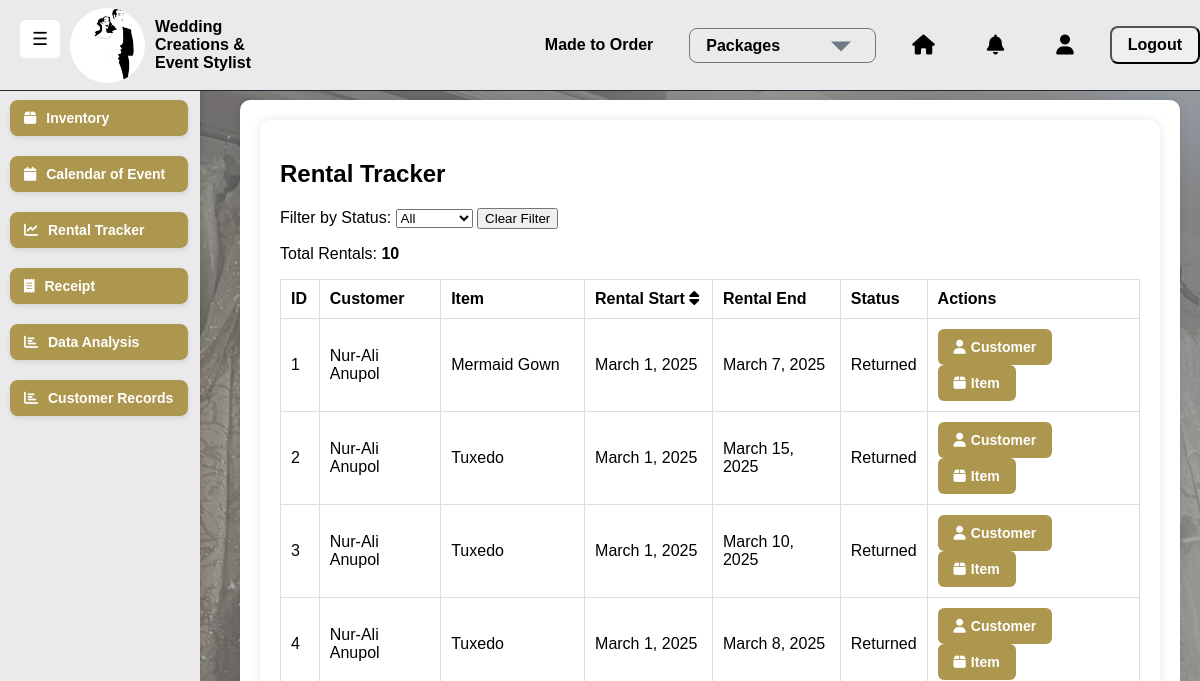
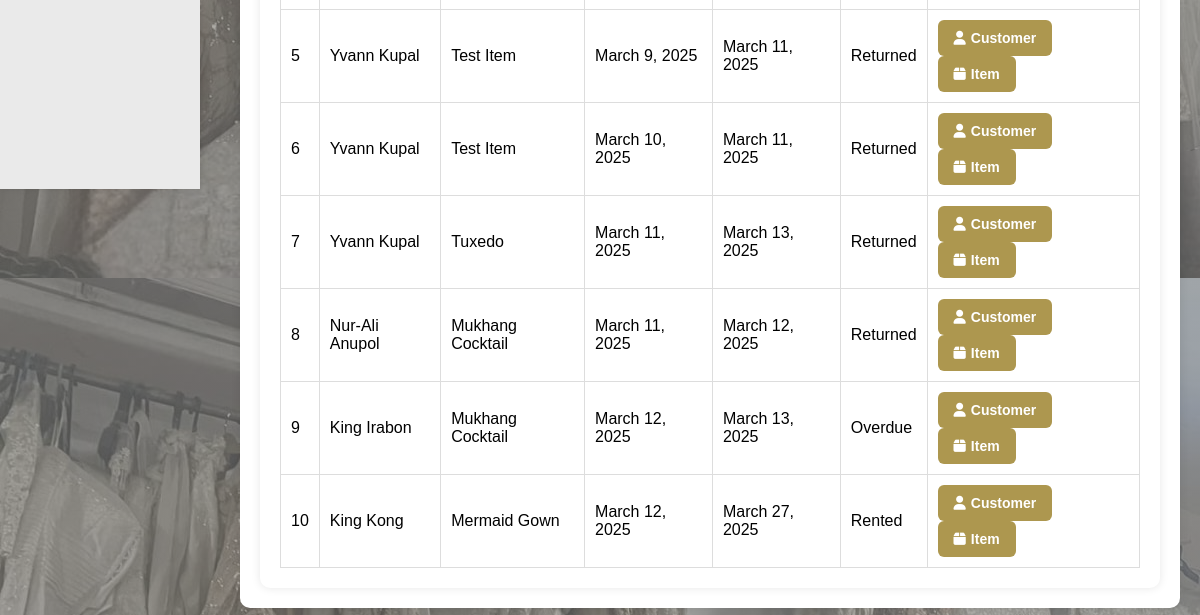
The page /rental-tracker/ (signed in) on the database as committed earlier (2 pictures, top to bottom).
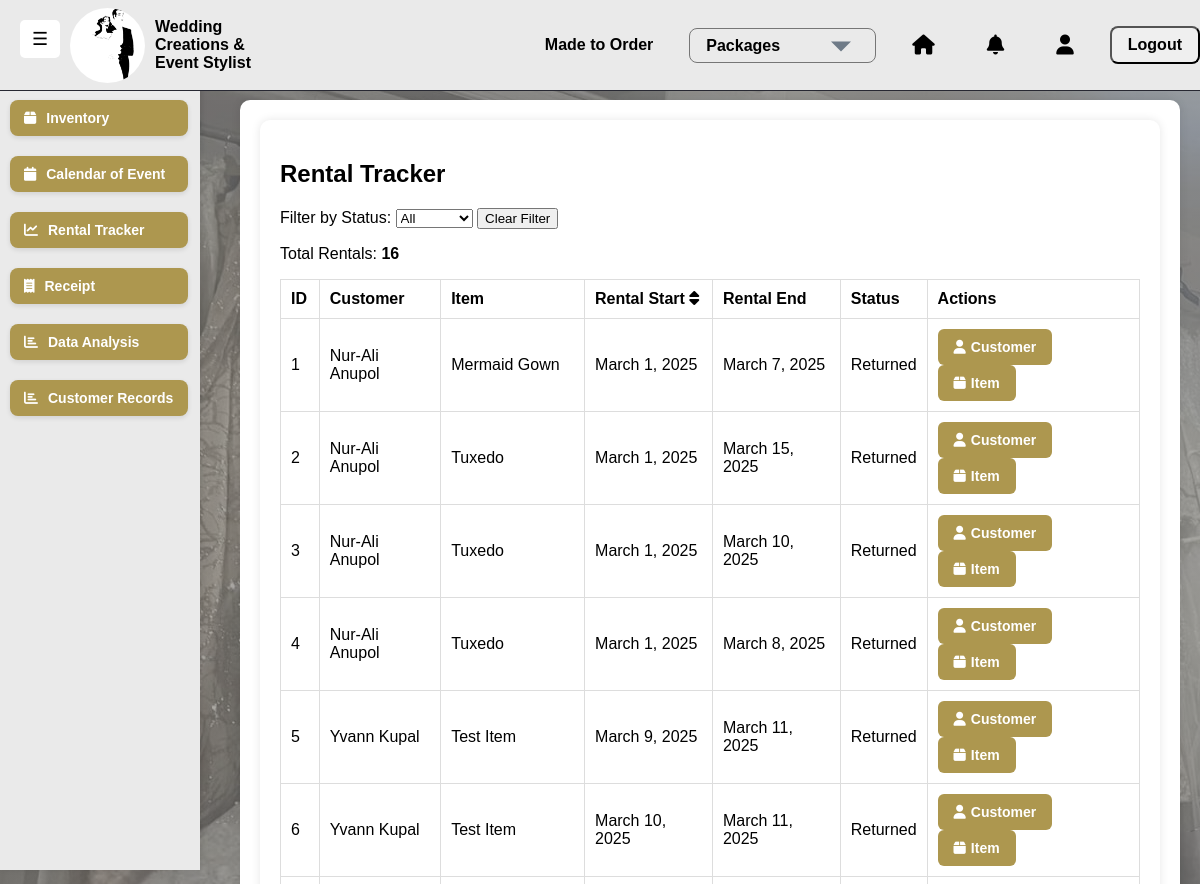
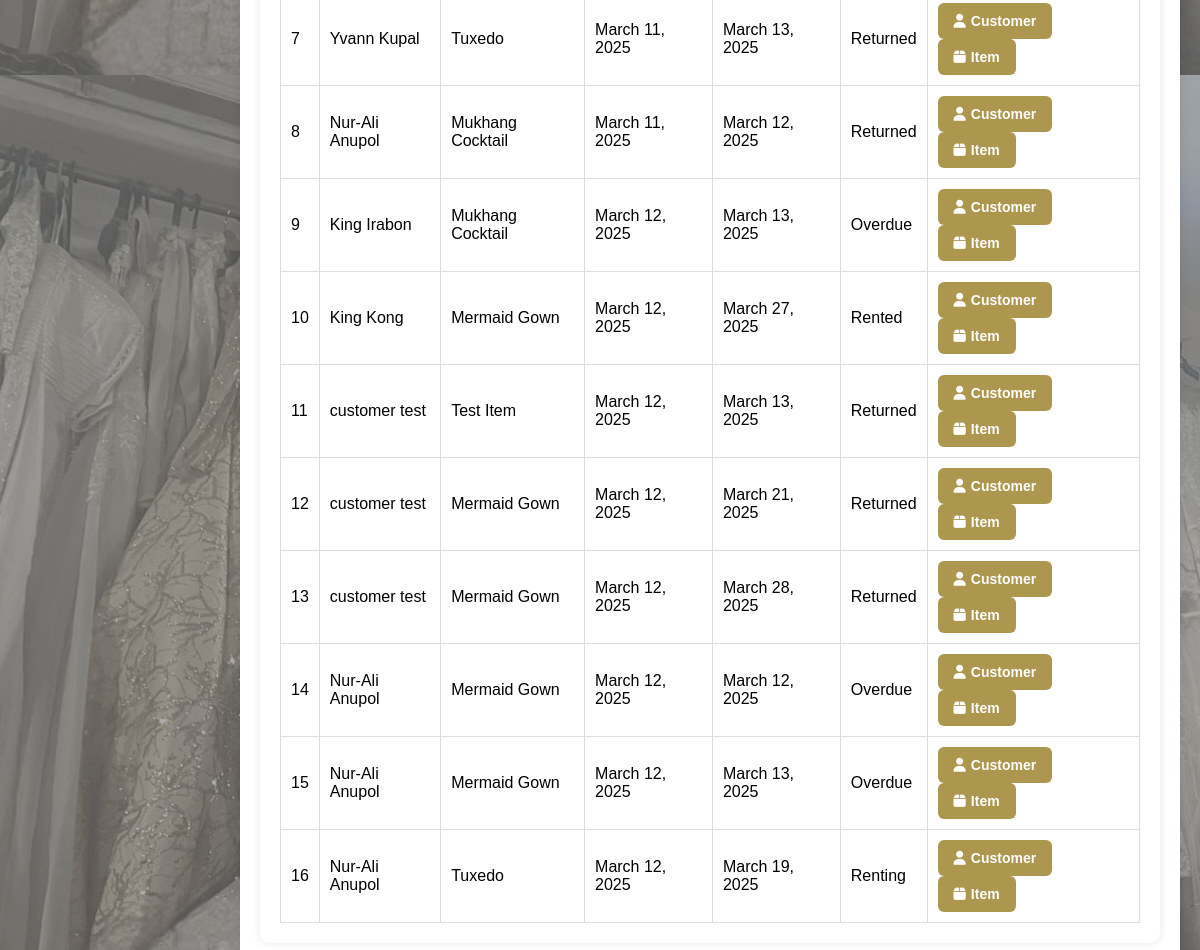
The same page on the database as committed later (2 pictures, top to bottom).
### saritasapp/models.py (models this page shows, shortened)
class Rental(models.Model):
    customer = models.ForeignKey(Customer, on_delete=models.CASCADE, related_name="rentals")
    user = models.ForeignKey(User, on_delete=models.SET_NULL, null=True, blank=True, related_name="managed_rentals")
    inventory = models.ForeignKey(Inventory, on_delete=models.CASCADE, related_name="rentals")
    rental_start = models.DateField()
    rental_end = models.DateField()
    deposit = models.DecimalField(max_digits=10, decimal_places=2, default=10000.00)
    status = models.CharField(max_length=10, choices=[("Rented", "Rented"), ("Returned", "Returned")], default="Rented")

class Customer(models.Model):
    user = models.OneToOneField(User, on_delete=models.CASCADE, related_name="customer", null=True, blank=True)
    first_name = models.CharField(max_length=255)
    last_name = models.CharField(max_length=255)
    email = models.EmailField(unique=True)
    phone = models.CharField(max_length=15, unique=True)
    address = models.TextField(blank=True, null=True)
    created_at = models.DateTimeField(auto_now_add=True)
    image = models.ImageField(upload_to="customers/", null=True, blank=True)

class Inventory(models.Model):
    name = models.CharField(max_length=255)
    category = models.ForeignKey(Category, on_delete=models.CASCADE, related_name="items")
    color = models.ForeignKey(Color, null=True, blank=True, on_delete=models.SET_NULL, related_name="inventory_items")
    size = models.ForeignKey(Size, null=True, blank=True, on_delete=models.SET_NULL, related_name="inventory_items")
    quantity = models.IntegerField(default=0)
    rental_price = models.DecimalField(max_digits=10, decimal_places=2)
    purchase_price = models.DecimalField(max_digits=10, decimal_places=2, null=True, blank=True)
    available = models.BooleanField(default=True)
    image = models.ImageField(upload_to="inventory/", null=True, blank=True)

### saritasapp/views.py (the view)
# urls.py: path('rental-tracker/', views.rental_tracker, name='rental_tracker'),
@login_required
def rental_tracker(request):
    status_filter = request.GET.get('status')
    today = now().date()
    Rental.objects.filter(
        rental_end__lt=today,
        status="Renting"
    ).update(status="Overdue")
    rentals = Rental.objects.select_related('customer', 'inventory')
    if status_filter:
        rentals = rentals.filter(status=status_filter)
    rentals = rentals.order_by('rental_start')
    return render(request, 'saritasapp/rental_tracker.html', {
        'rentals': rentals,
        'today': today
    })

### saritasapp/templates/saritasapp/rental_tracker.html (shortened to what this page needs)
{% extends "saritasapp/base.html" %}
{% load static %}
{% block extra_css %}
    <link rel="stylesheet" href="{% static 'css/rental_tracker.css' %}">
{% endblock %}
{% block content %}
<div class="container mt-4">
    <h2>Rental Tracker</h2>
    <form method="GET" class="mb-3 d-flex align-items-center flex-wrap gap-2">
        <label for="statusFilter" class="me-2">Filter by Status:</label>
        <select name="status" id="statusFilter" class="form-select me-2" onchange="this.form.submit()">
            <option value="">All</option>
        </select>
        <button type="submit" name="status" value="" class="btn btn-outline-secondary">Clear Filter</button>
    </form>
    <p class="mb-3">Total Rentals: <strong>{{ rentals|length }}</strong></p>
    <div class="table-responsive">
        <table class="table table-hover table-bordered">
            <thead class="table-dark text-center align-middle">
                <tr>
                    <th>ID</th>
                    <th>Customer</th>
                    <th>Item</th>
                    <th>
                        Rental Start
                        <i class="fas fa-sort ms-1"></i>
                    </th>
                    <th>Rental End</th>
                    <th>Status</th>
                    <th>Actions</th>
                </tr>
            </thead>
            <tbody>
                {% for rental in rentals %}
                <tr>
                    <td class="text-center">{{ rental.id }}</td>
                    <td>{{ rental.customer.first_name }} {{ rental.customer.last_name }}</td>
                    <td>{{ rental.inventory.name }}</td>
                    <td>{{ rental.rental_start }}</td>
                    <td>{{ rental.rental_end }}</td>
                    <td>
                        {% if rental.status == "Overdue" %}
                            <span class="badge bg-danger">Overdue</span>
                        {% elif rental.status == "Returned" %}
                            <span class="badge bg-success">{{ rental.status }}</span>
                        {% else %}
                            <span class="badge bg-warning">{{ rental.status }}</span>
                        {% endif %}
                    </td>
                    <td class="text-center">
                        <a href="{% url 'saritasapp:view_customer' rental.customer.id %}"
                        class="btn-info">
                        <i class="fas fa-user"></i> Customer
                        </a>
                        <a href="{% url 'saritasapp:view_inventory' rental.inventory.id %}"
                        class="btn-info">
                        <i class="fas fa-box"></i> Item
                        </a>
                    </td>
                </tr>
                {% endfor %}
            </tbody>
        </table>
    </div>
</div>
{% endblock %}

Rows that differ between the two databases and show on the page:
added Rental: id "11", customer.first_name "customer", customer.last_name "test", inventory.name "Test Item", rental_start "March 12, 2025", rental_end "March 13, 2025", status "Returned"
added Rental: id "12", customer.first_name "customer", customer.last_name "test", inventory.name "Mermaid Gown", rental_start "March 12, 2025", rental_end "March 21, 2025", status "Returned"
added Rental: id "13", customer.first_name "customer", customer.last_name "test", inventory.name "Mermaid Gown", rental_start "March 12, 2025", rental_end "March 28, 2025", status "Returned"
added Rental: id "14", customer.first_name "Nur-Ali", customer.last_name "Anupol", inventory.name "Mermaid Gown", rental_start "March 12, 2025", rental_end "March 12, 2025", status "Overdue"
added Rental: id "15", customer.first_name "Nur-Ali", customer.last_name "Anupol", inventory.name "Mermaid Gown", rental_start "March 12, 2025", rental_end "March 13, 2025", status "Overdue"
added Rental: id "16", customer.first_name "Nur-Ali", customer.last_name "Anupol", inventory.name "Tuxedo", rental_start "March 12, 2025", rental_end "March 19, 2025", status "Renting"
Other text that changed with them:
{{ rentals|length }}: "10" → "16"
